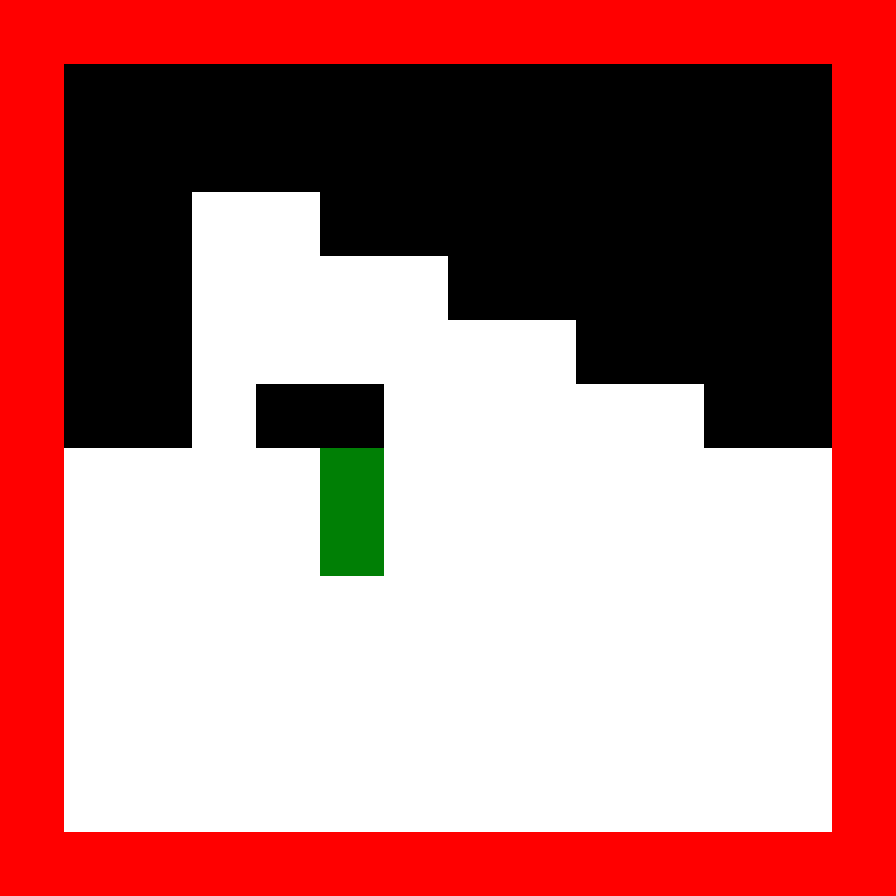

This game map was drawn from its Tiled (.tmx) file and the tilesets committed beside it. A one-line description and the trimmed map source follow:
An orthogonal 14x14 tile map with 64x64 px tiles, 3 tile layers (Blocks, Background, Doors), 4 tilesets.

<map version="1.5" tiledversion="1.6.0" orientation="orthogonal" renderorder="right-down" width="14" height="14" tilewidth="64" tileheight="64" infinite="0" nextlayerid="6" nextobjectid="1">
 <tileset firstgid="1" source="tiles/black.tsx" />
 <tileset firstgid="2" source="tiles/door.tsx" />
 <tileset firstgid="3" source="tiles/white.tsx" />
 <tileset firstgid="4" source="tiles/border.tsx" />
 <layer id="1" name="Blocks" width="14" height="14">
  <data>[196 cells, 142 non-empty, 3 distinct tile ids]</data>
 </layer>
 <layer id="4" name="Background" width="14" height="14">
  <data>[196 cells, 54 non-empty, 1 distinct tile ids]</data>
 </layer>
 <layer id="2" name="Doors" width="14" height="14">
  <data>[196 cells, 0 non-empty, 0 distinct tile ids]</data>
 </layer>
</map>
